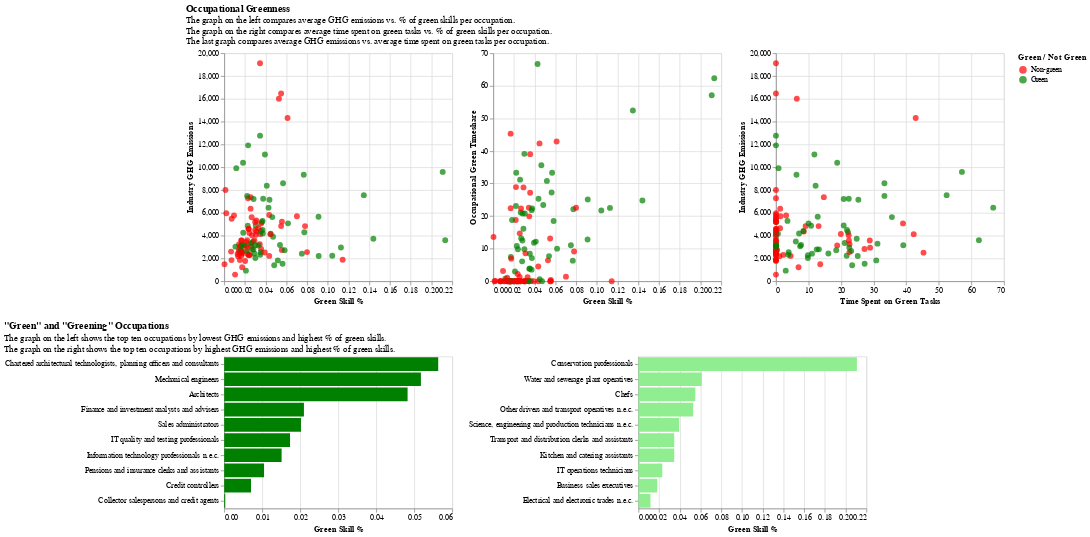

Notebook cell for this chart:
### Code cell
(occ_greeness & green_greening_occs)
